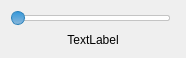
<?xml version="1.0" encoding="UTF-8"?>
<ui version="4.0">
 <class>LabeledHSlider</class>
 <widget class="QWidget" name="LabeledHSlider">
  <property name="geometry">
   <rect>
    <x>0</x>
    <y>0</y>
    <width>186</width>
    <height>58</height>
   </rect>
  </property>
  <property name="windowTitle">
   <string>Form</string>
  </property>
  <layout class="QVBoxLayout" name="verticalLayout">
   <item>
    <widget class="QSlider" name="horizontalSlider">
     <property name="styleSheet">
      <string notr="true">QSlider::groove:horizontal {
	height: 4px;
	border: 1px solid #c4c4c4;
	margin: 0 5px;
	border-radius: 2px;
}

QSlider::groove:horizontal:enabled {
	background-color: #fefefe;
}

QSlider::groove:horizontal:disabled {
	background-color: #e0e0e0;
}

QSlider::handle:horizontal {
	width: 12px;
	/*background-color: #3498db;*/
    border-width: 1px;
    border-style: solid;
	margin: -5px -6px;
	border-radius: 7px;
}

QSlider::handle:horizontal:enabled {
	background-color: qlineargradient(x1:0, y1:0, x2:0, y2:1, stop:0 #3498db, stop:1 #8bb7d9);
	border-color: #2980b9;
}

QSlider::handle:horizontal:disabled {
	background-color: #eeeeee;
	border-color: #cccccc;
}

QSlider::sub-page:horizontal {
	margin: 1px 6px;
	border-radius: 2px;
}

QSlider::sub-page:horizontal:enabled {
	background-color: qlineargradient(x1:1, y1:0, x2:0, y2:0, stop:0 #edf9ff, stop:1 #c2e0f4);
}

QSlider::sub-page:horizontal:disabled {
	background-color: #e0e0e0;
}</string>
     </property>
     <property name="orientation">
      <enum>Qt::Horizontal</enum>
     </property>
    </widget>
   </item>
   <item>
    <widget class="QLabel" name="label">
     <property name="text">
      <string>TextLabel</string>
     </property>
     <property name="alignment">
      <set>Qt::AlignCenter</set>
     </property>
    </widget>
   </item>
  </layout>
 </widget>
 <resources/>
 <connections/>
</ui>
